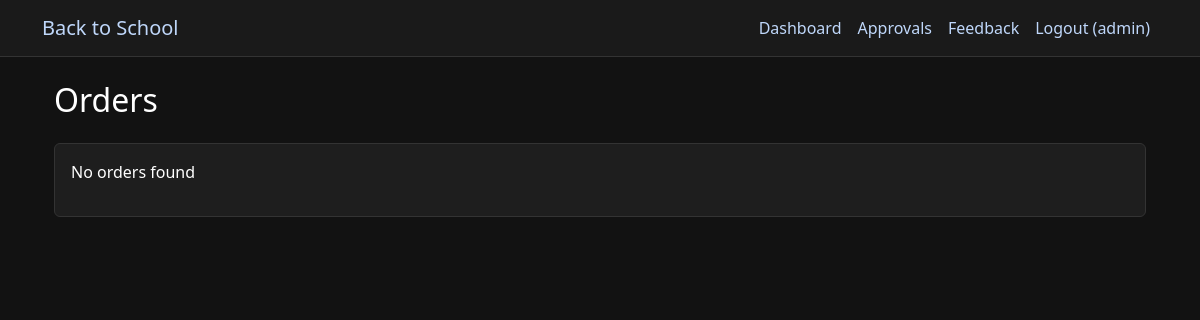
/orders (signed in), run on an earlier commit of the app's database.
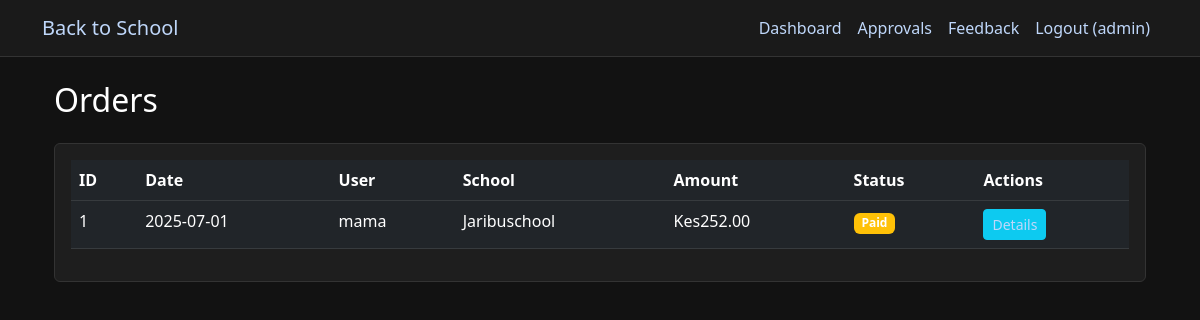
And on a later commit of the database.
### app.py (models this page shows, shortened)
class User(db.Model):
    id = db.Column(db.Integer, primary_key=True)
    username = db.Column(db.String(80), unique=True, nullable=False)
    email = db.Column(db.String(120), unique=True, nullable=False)
    password_hash = db.Column(db.String(128))
    role = db.Column(db.String(20))  # app_admin, parent, student, school_admin, retailer, donor
    is_approved = db.Column(db.Boolean, default=False)
    created_at = db.Column(db.DateTime, default=datetime.utcnow)
    school_id = db.Column(db.Integer, db.ForeignKey('school.id'))
    school = db.relationship('School', backref='users')
    children = db.relationship(
        'User',
        secondary=parent_student_association,
        primaryjoin=(parent_student_association.c.parent_id == id),
        secondaryjoin=(parent_student_association.c.student_id == id),
        backref=db.backref('parents'),
        lazy='dynamic'
    )

class Order(db.Model):
    id = db.Column(db.Integer, primary_key=True)
    user_id = db.Column(db.Integer, db.ForeignKey('user.id'), nullable=False)
    school_id = db.Column(db.Integer, db.ForeignKey('school.id'), nullable=False)
    total_amount = db.Column(db.Float, nullable=False)
    status = db.Column(db.String(20), default='pending')  # pending, paid, processing, shipped, delivered
    payment_method = db.Column(db.String(20))  # wallet, donation, mixed
    donation_used = db.Column(db.Float, default=0.0)  # Amount covered by donations
    created_at = db.Column(db.DateTime, default=datetime.utcnow)
    updated_at = db.Column(db.DateTime, default=datetime.utcnow, onupdate=datetime.utcnow)
    student_id = db.Column(db.Integer, db.ForeignKey('user.id')) # This is the student
    student = db.relationship('User', foreign_keys=[student_id])
    user = db.relationship('User', backref='orders', foreign_keys=[user_id])
    school = db.relationship('School', backref='orders')
    items = db.relationship('OrderItem', backref='order', cascade='all, delete-orphan')
    donations = db.relationship('DonationDistribution', backref='order', foreign_keys=[DonationDistribution.order_id], cascade='all, delete-orphan')

class School(db.Model):
    id = db.Column(db.Integer, primary_key=True)
    name = db.Column(db.String(100), nullable=False)
    address = db.Column(db.String(200))
    is_approved = db.Column(db.Boolean, default=False)
    requirements = db.relationship('SchoolRequirement', backref='school', lazy=True)

### app.py (the view)
@app.route('/orders')
@login_required
def order_list():
    if session['role'] in ['app_admin', 'school_admin']:
        if session['role'] == 'school_admin':
            user = User.query.get(session['user_id'])
            orders = Order.query.filter_by(school_id=user.school_id).all()
        else:
            orders = Order.query.all()
    else:
        orders = Order.query.filter_by(user_id=session['user_id']).all()
    return render_template('orders/list.html', orders=orders)

### app.py (called while the page is built)
def login_required(f):
    @wraps(f)
    def decorated_function(*args, **kwargs):
        if 'user_id' not in session:
            flash('Please log in to access this page', 'error')
            return redirect(url_for('login'))
        return f(*args, **kwargs)
    return decorated_function

@app.before_request
def load_logged_in_user():
    user_id = session.get('user_id')
    if user_id is None:
        g.user = None
    else:
        g.user = db.session.get(User, user_id)

@app.context_processor
def inject_user():
    return dict(current_user=g.user)

@app.context_processor
def inject_cart_item_count():
    if 'user_id' not in session or session.get('role') not in ['parent', 'student']:
        return {'cart_item_count': 0}
    cart = Cart.query.filter_by(user_id=session['user_id']).first()
    if not cart:
        return {'cart_item_count': 0}
    count = db.session.query(db.func.sum(CartItem.quantity)).filter_by(cart_id=cart.id).scalar() or 0
    return {'cart_item_count': count}

### templates/orders/list.html (shortened to what this page needs)
{% extends "base.html" %}
{% block content %}
<div class="container">
    <h2 class="mb-4">Orders</h2>
    <div class="card">
        <div class="card-body">
            {% if orders %}
            <div class="table-responsive">
                <table class="table table-dark">
                    <thead>
                        <tr>
                            <th>ID</th>
                            <th>Date</th>
                            <th>User</th>
                            <th>School</th>
                            <th>Amount</th>
                            <th>Status</th>
                            <th>Actions</th>
                        </tr>
                    </thead>
                    <tbody>
                        {% for order in orders %}
                        <tr>
                            <td>{{ order.id }}</td>
                            <td>{{ order.created_at.strftime('%Y-%m-%d') }}</td>
                            <td>{{ order.user.username }}</td>
                            <td>{{ order.school.name }}</td>
                            <td>Kes{{ "%.2f"|format(order.total_amount) }}</td>
                            <td>
                                <span class="badge bg-{{ 'success' if order.status == 'delivered' else 'warning' }}">
                                    {{ order.status|capitalize }}
                                </span>
                            </td>
                            <td>
                                <a href="{{ url_for('order_detail', order_id=order.id) }}" class="btn btn-info btn-sm">Details</a>
                            </td>
                        </tr>
                        {% endfor %}
                    </tbody>
                </table>
            </div>
            {% else %}
            <p>No orders found</p>
            {% endif %}
        </div>
    </div>
</div>
{% endblock %}

### templates/base.html (shortened to what this page needs)
<!DOCTYPE html>
<html lang="en">
<head>
    <link href="https://cdn.jsdelivr.net/npm/bootstrap@5.3.0/dist/css/bootstrap.min.css" rel="stylesheet">
</head>
<body>
<nav class="navbar navbar-expand-lg navbar-dark">
    <div class="container">
        <a class="navbar-brand" href="{{ url_for('home') }}">Back to School</a>
        <div class="collapse navbar-collapse" id="navbarNav">
            <ul class="navbar-nav ms-auto">
                {% if 'user_id' in session %}
                    <li class="nav-item">
                        <a class="nav-link" href="{{ url_for('dashboard') }}">Dashboard</a>
                    </li>
                    {% if session['role'] == 'app_admin' %}
                        <li class="nav-item">
                            <a class="nav-link" href="{{ url_for('approvals') }}">Approvals</a>
                        </li>
                        <li class="nav-item"><a class="nav-link" href="{{ url_for('admin_complaints') }}">Feedback</a></li>
                    {% endif %}
                    <li class="nav-item">
                        {% if current_user %}
                        <a class="nav-link" href="{{ url_for('logout') }}">Logout ({{ current_user.username }})</a>
                        {% else %}
                        <a class="nav-link" href="{{ url_for('logout') }}">Logout</a>
                        {% endif %}
                    </li>
                {% endif %}
            </ul>
        </div>
    </div>
</nav>
    <div class="container mt-4">
        {% block content %}{% endblock %}
    </div>
</body>
</html>

### templates/base.html (style rules this page uses)
body { background-color: #121212; color: #ffffff; }
h1, h2, h3, h4, h5, h6, span, p { color: #ffffff !important; }
a { color:rgb(191, 215, 250) !important; }
.navbar { background-color: #1a1a1a !important; border-bottom: 1px solid #333; }
.card { background-color: #1e1e1e; border: 1px solid #333; }
.table { color: #ffffff; }
.table-dark { background-color: #1e1e1e; }

What changed in the data, as far as the page shows it:
added Order: id "1", created_at "2025-07-01", user.username "mama", school.name "Jaribuschool", total_amount "252.00", status "Paid"
Also different on the page:
text no longer shown: "No orders found"
text now shown: "ID Date User School Amount Status Actions"
